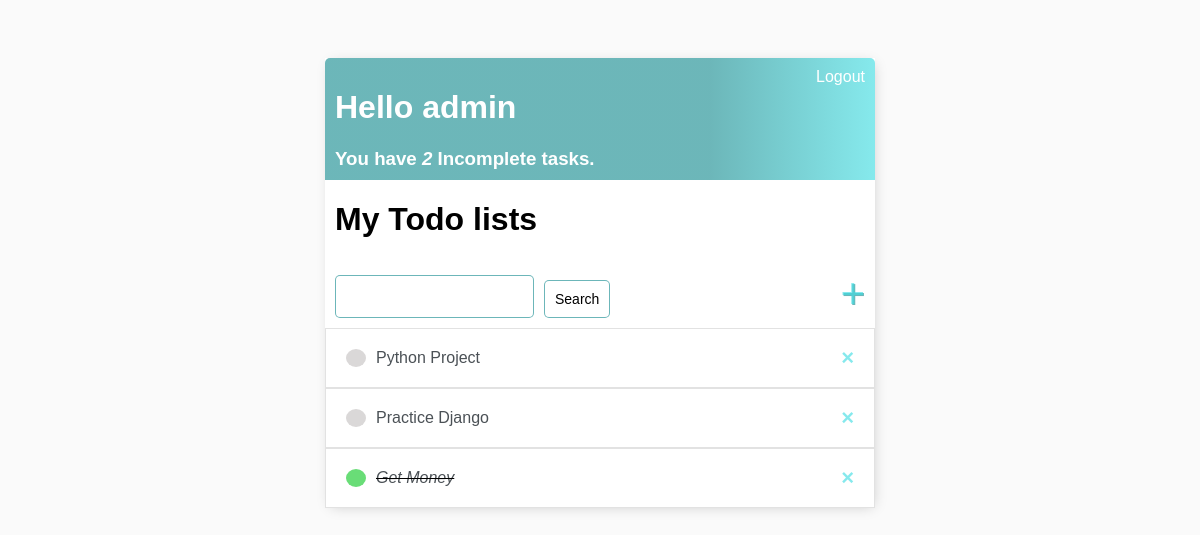
Before: / (signed in) with the older database file.
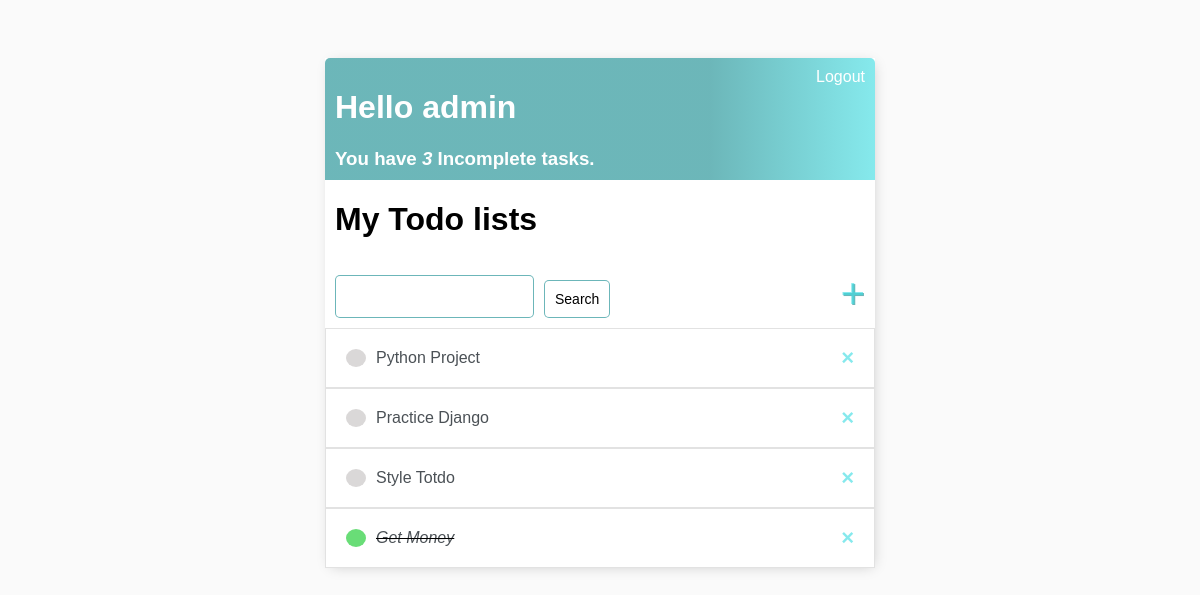
After: the same page with the newer database file.
### Todo_app/models.py (models this page shows)
class Task(models.Model):
    user = models.ForeignKey(User, on_delete=models.CASCADE, null=True, blank=True)
    title = models.CharField(max_length=100)
    description = models.TextField(null=True, blank=True)
    complete = models.BooleanField(default=False)
    created = models.DateTimeField(auto_now_add=True)
    def __str__(self):
        return self.title
    class Meta:
        ordering = ['complete']

### Todo_app/views.py (the view)
# urls.py: path('',Tasklist.as_view(), name="tasks"),
class Tasklist(LoginRequiredMixin, ListView):
    model = Task
    context_object_name = 'tasks'
    template_name = 'index.html'
    def get_context_data(self, **kwargs):
        context = super().get_context_data(**kwargs)
        context['tasks'] = context['tasks'].filter(user=self.request.user)
        context['count'] = context['tasks'].filter(complete=False).count()
        search_input = self.request.GET.get('search_input') or ''
        if search_input:
            context['tasks'] = context['tasks'].filter(title__startswith= search_input)
            context['search_input'] = search_input
        return context

### templates/index.html
{% extends 'base.html' %} {% block content %}
<div class="header-bar">
    <div>
        <h1>Hello {{request.user}}</h1>
        <h3 style="margin:0">You have
            <i>{{count}}</i> Incomplete tasks.</h3>
    </div>
    {% if request.user.is_authenticated %} <a href="{% url 'logout' %}">Logout</a> {% else %} <a href="{% url 'login' %}">Login</a> {% endif %}
</div>
<h1 style="margin-left:10px;">My Todo list{{count|pluralize}}</h1>
<div class="search-add-wrapper">
    <form action="" method="GET" class="form">
        <input type="text" value="{{search_input}}" name="search_input"> <input type="submit" value="Search">
    </form>
    <a href="{% url 'taskCreate' %}" class="add-link">&#x2b;</a>
</div>
<div class="task-item-wrapper">
    {% for task in tasks %}
    <div class="task-wrapper">
        {% if task.complete %}
        <div class="task-title">
            <div class="task-complete-icon"></div>
            <i><s><a href="{% url 'taskUpdate' task.id %}">{{task}}</a></s></i>
        </div> {% else %}
        <div class="task-title">
            <div class="task-incomplete-icon"></div>
            <a href="{% url 'taskUpdate' task.id %}">{{task}}</a>
        </div> {% endif %}
        <a class="delete-icon" href="{% url 'taskDelete' task.id %}">&#215;</a>
    </div>
    {% empty %}
    <div class="task-no">
        <p href="">No Task Found !</p>
    </div> {% endfor %}
</div>
{% endblock content %}

Changed rows visible on the page:
added Task: title "Style Totdo"
Other visible differences:
{{ count }}: "2" → "3"
